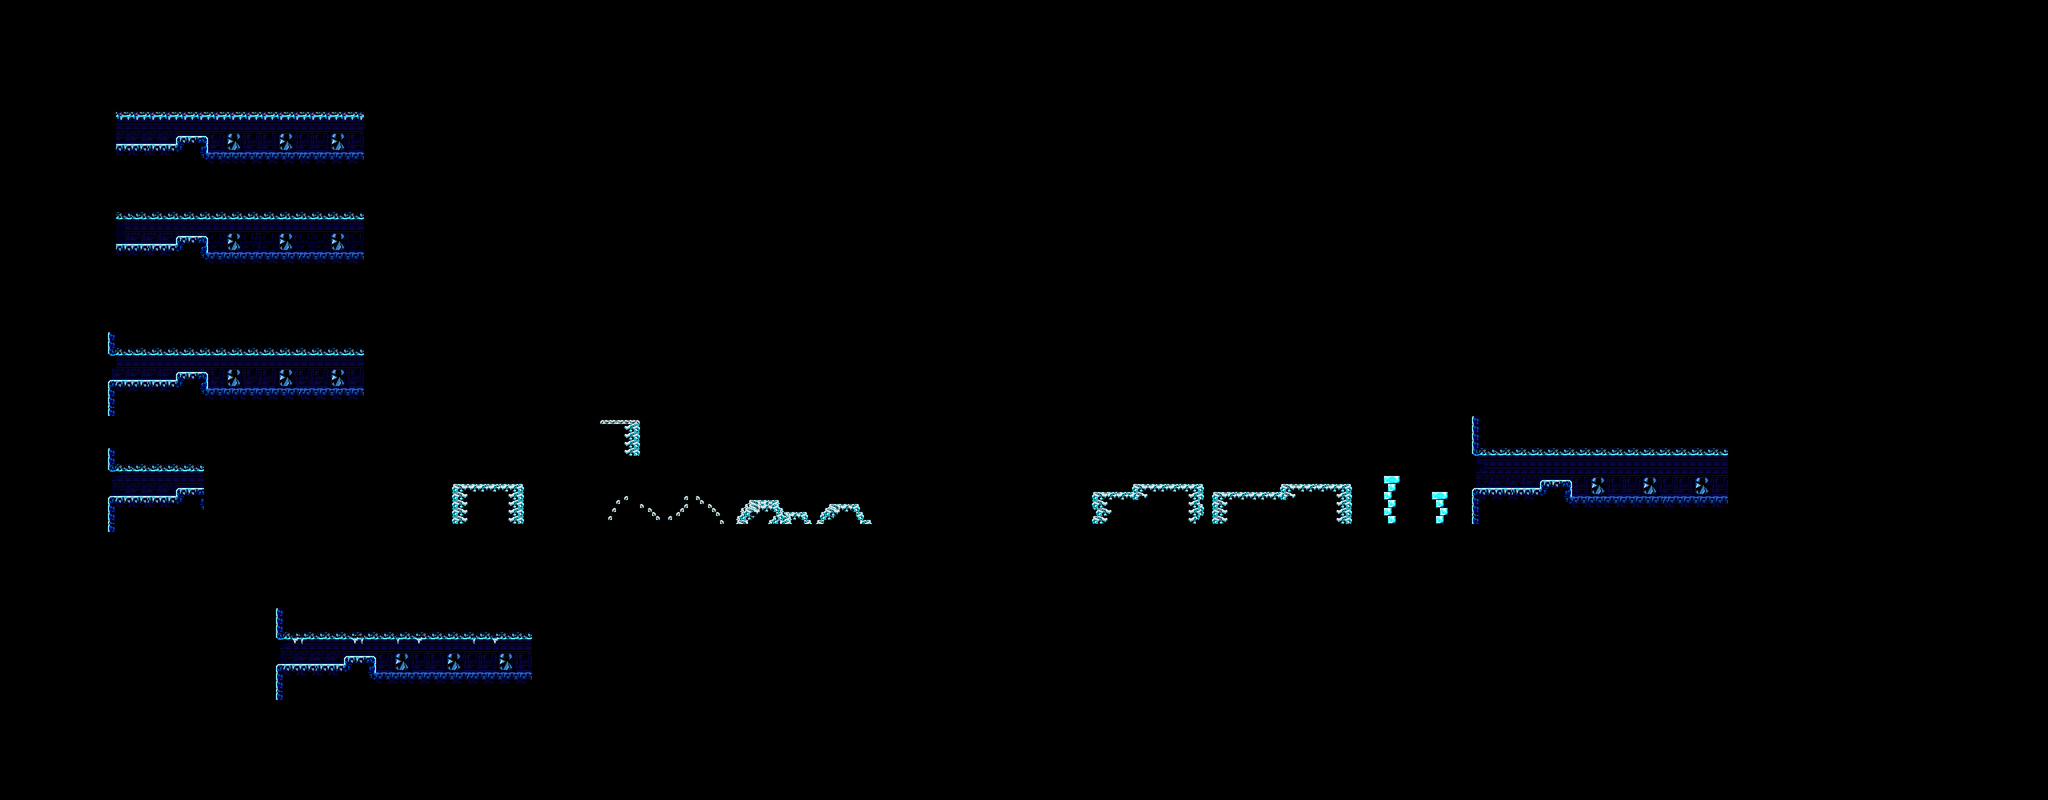

Below is a game level as drawn by its tile map, then a one-line description and the .tmx that defines it (tile-layer data replaced by summaries):
An orthogonal 512x200 tile map with 8x8 px tiles, 4 tile layers (black, Tile Layer 1, Tile Layer 2, icicles), 2 tilesets.

<map version="1.2" tiledversion="1.3.3" orientation="orthogonal" renderorder="right-down" width="512" height="200" tilewidth="8" tileheight="8" infinite="0" nextlayerid="5" nextobjectid="1">
 <tileset firstgid="1" source="../tsx/tiles_ice.tsx" />
 <tileset firstgid="4097" source="../tsx/testtiles5.tsx" />
 <layer id="3" name="black" width="512" height="200" locked="1">
  <data>[102400 cells, 559 non-empty, 2 distinct tile ids]</data>
 </layer>
 <layer id="1" name="Tile Layer 1" width="512" height="200">
  <data>[102400 cells, 4800 non-empty, 224 distinct tile ids]</data>
 </layer>
 <layer id="2" name="Tile Layer 2" width="512" height="200">
  <data>[102400 cells, 3533 non-empty, 115 distinct tile ids]</data>
 </layer>
 <layer id="4" name="icicles" width="512" height="200">
  <data>[102400 cells, 24 non-empty, 6 distinct tile ids]</data>
 </layer>
</map>